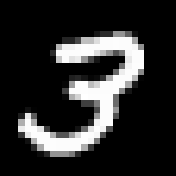
%> input picture test_data/3.png, 176 x 176 px; its folder holds only this picture in this run
$ octave test_3_3.m   (GNU Octave 9; MATLAB toolbox functions it lacks are replaced by stand-ins)
%> lines starting %> are read from the running program, lines starting %| are printed output that depends on the picture
### matlab/convnet_forward.m
function [output, P] = convnet_forward(params, layers, data)
    l = length(layers);
    %batch_size = layers{1}.batch_size;
    assert(strcmp(layers{1}.type, 'DATA') == 1, 'first layer must be data layer');
    output{1}.data = data;
    output{1}.height = layers{1}.height;
    output{1}.width = layers{1}.width;
    output{1}.channel = layers{1}.channel;
    output{1}.batch_size = layers{1}.batch_size;
    output{1}.diff = 0;
    for i = 2:l-1
        switch layers{i}.type
            case 'CONV'
                output{i} = conv_layer_forward(output{i-1}, layers{i}, params{i-1});
            case 'POOLING'
                output{i} = pooling_layer_forward(output{i-1}, layers{i});
            case 'IP'
                output{i} = inner_product_forward(output{i-1}, layers{i}, params{i-1});
            case 'RELU'
                output{i} = relu_forward(output{i-1});
            case 'ELU'
                output{i} = elu_forward(output{i-1}, layers{i});
        end
    end
    if nargout > 1
        W = bsxfun(@plus, params{l-1}.w * output{l-1}.data, params{l-1}.b);
        W = [W; zeros(1, size(W, 2))];
        W=bsxfun(@minus, W, max(W));
        W=exp(W);

        % Convert to Probabilities by normalizing
        P=bsxfun(@rdivide, W, sum(W));
    end
end

### matlab/get_lenet.m
function layers = get_lenet()

    layers{1}.type = 'DATA';
    layers{1}.height = 28;
    layers{1}.width = 28;
    layers{1}.channel = 1;
    layers{1}.batch_size = 100;

    layers{2}.type = 'CONV';
    layers{2}.num = 20;
    layers{2}.k = 5;
    layers{2}.stride = 1;
    layers{2}.pad = 0;
    layers{2}.group = 1;

    layers{3}.type = 'RELU';

    layers{4}.type = 'POOLING';
    layers{4}.k = 2;
    layers{4}.stride = 2;
    layers{4}.pad = 0;


    layers{5}.type = 'CONV';
    layers{5}.k = 5;
    layers{5}.stride = 1;
    layers{5}.pad = 0;
    layers{5}.group = 1;
    layers{5}.num = 50;

    layers{6}.type = 'RELU';

    layers{7}.type = 'POOLING';
    layers{7}.k = 2;
    layers{7}.stride = 2;
    layers{7}.pad = 0;

    layers{8}.type = 'IP';
    layers{8}.num = 500;
    layers{8}.init_type = 'uniform';

    layers{9}.type = 'RELU';

    layers{10}.type = 'LOSS';
    layers{10}.num = 10;

end

### matlab/test_3_3.m
%Q3.3
%% Network defintion
layers = get_lenet();

%% Loading data
xtest = [];
ytest = [];
D = '../test_data/';
S = dir(fullfile(D, '*.png'));

for img = 1:numel(S)
    F = fullfile(D,S(img).name);
    I = imread(F);
%> I is the input picture: size 176x176x3 uint8; min 0, max 255, mean 43.8
    I = rgb2gray(I);
%> I: size 176x176 uint8
    I = imresize(I,[28 28]);
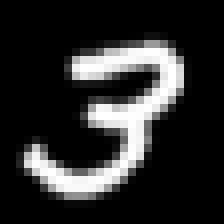
%> I: size 28x28 uint8 (shown 8 times larger); min 0, max 255, mean 44
    I = reshape(I,[784 1]);
%> I = 784 values, max 255 at index 190, min 0 at index 1, mean 44
    label = S(img).name(1:end-4);
    label = str2num(['uint8(',label,')']);

    xtest = [xtest I];
%> xtest has the same summary as I
    ytest = [ytest label];
end
% load the trained weights
load lenet.mat

%% Testing
layers{1}.batch_size = 1;
for i=1:size(xtest, 2)
    [output, P] = convnet_forward(params, layers, xtest(:, i));
    test_label = ytest(i);
    [~,pred_label] = max(P);
    %pred_label = pred_label - 1;
    fprintf('Actual label is %d.\n', test_label);
    fprintf('Predict label is %d.\n', pred_label);
    %fprintf('prob: %.2f', a);
end
%> this loop made 1 pass
%> (P, pred_label) on pass 1: ([0; 0; 0; 0; 5.57e-98; 0; 1; 0; 1.06e-82; 0], 7)
%| Predict label is 7.
